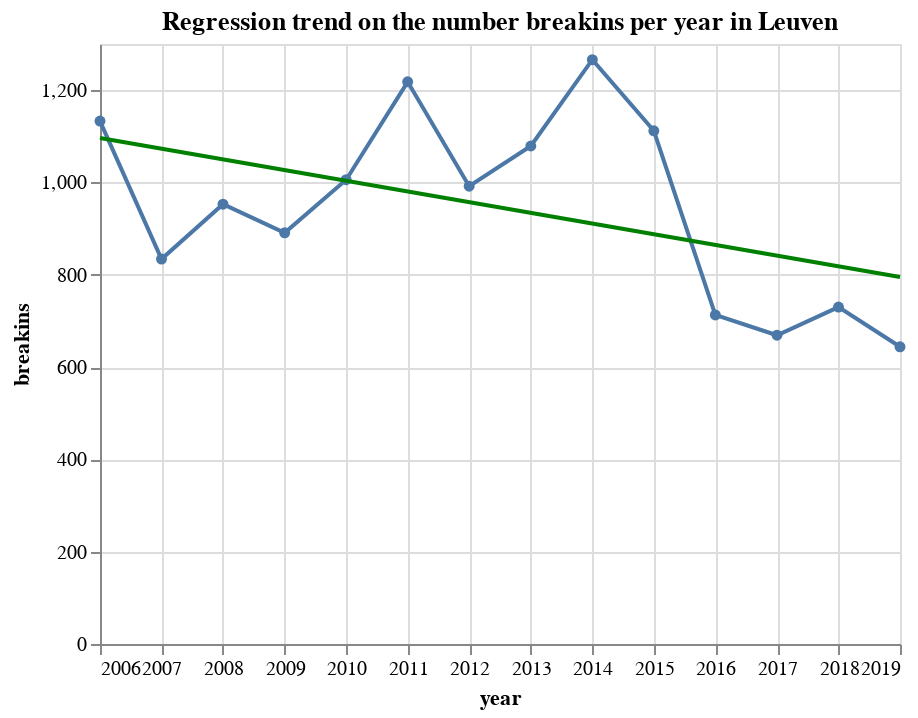

Notebook source saved alongside this figure:
### Code cell
points = alt.Chart(df).mark_line(point=True).encode(
    x='year', y='breakins', tooltip='breakins'
)
points + points.transform_regression('year', 'breakins').mark_line(
    color='green'
).properties(
    title='Regression trend on the number breakins per year in Leuven'
)

### Figure 1 — Vega-Lite specification as saved in the notebook (floating-point values rounded to 4 significant figures)
{"config": {"view": {"continuousWidth": 400, "continuousHeight": 300}}, "layer": [{"mark": {"type": "line", "point": true}, "encoding": {"tooltip": {"type": "quantitative", "field": "breakins"}, "x": {"type": "temporal", "field": "year"}, "y": {"type": "quantitative", "field": "breakins"}}}, {"mark": {"type": "line", "color": "green"}, "encoding": {"tooltip": {"type": "quantitative", "field": "breakins"}, "x": {"type": "temporal", "field": "year"}, "y": {"type": "quantitative", "field": "breakins"}}, "title": "Regression trend on the number breakins per year in Leuven", "transform": [{"on": "year", "regression": "breakins"}]}], "data": {"name": "data-e69c4a4577c6a9d2a03c89854c9a4599"}, "$schema": "https://vega.github.io/schema/vega-lite/v4.0.2.json", "datasets": {"data-e69c4a4577c6a9d2a03c89854c9a4599": [{"year_int": 2006, "breakins": 1133, "year": "2006-01-01T00:00:00"}, {"year_int": 2007, "breakins": 834, "year": "2007-01-01T00:00:00"}, {"year_int": 2008, "breakins": 953, "year": "2008-01-01T00:00:00"}, {"year_int": 2009, "breakins": 891, "year": "2009-01-01T00:00:00"}, {"year_int": 2010, "breakins": 1006, "year": "2010-01-01T00:00:00"}, {"year_int": 2011, "breakins": 1218, "year": "2011-01-01T00:00:00"}, {"year_int": 2012, "breakins": 992, "year": "2012-01-01T00:00:00"}, {"year_int": 2013, "breakins": 1079, "year": "2013-01-01T00:00:00"}, {"year_int": 2014, "breakins": 1266, "year": "2014-01-01T00:00:00"}, {"year_int": 2015, "breakins": 1112, "year": "2015-01-01T00:00:00"}, {"year_int": 2016, "breakins": 713, "year": "2016-01-01T00:00:00"}, {"year_int": 2017, "breakins": 669, "year": "2017-01-01T00:00:00"}, {"year_int": 2018, "breakins": 730, "year": "2018-01-01T00:00:00"}, {"year_int": 2019, "breakins": 644, "year": "2019-01-01T00:00:00"}]}}
